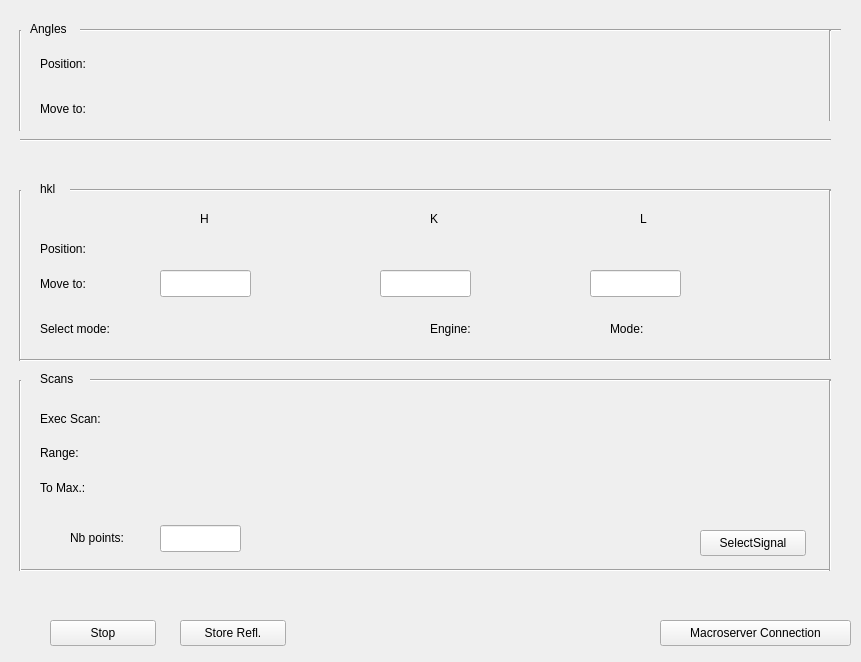
<?xml version="1.0" encoding="UTF-8"?>
<ui version="4.0">
 <class>DiffractometerAlignment</class>
 <widget class="TaurusWidget" name="DiffractometerAlignment">
  <property name="geometry">
   <rect>
    <x>0</x>
    <y>0</y>
    <width>861</width>
    <height>662</height>
   </rect>
  </property>
  <property name="windowTitle">
   <string>Form</string>
  </property>
  <widget class="Line" name="line_2">
   <property name="geometry">
    <rect>
     <x>10</x>
     <y>190</y>
     <width>20</width>
     <height>171</height>
    </rect>
   </property>
   <property name="orientation">
    <enum>Qt::Vertical</enum>
   </property>
  </widget>
  <widget class="Line" name="line_3">
   <property name="geometry">
    <rect>
     <x>70</x>
     <y>180</y>
     <width>761</width>
     <height>20</height>
    </rect>
   </property>
   <property name="orientation">
    <enum>Qt::Horizontal</enum>
   </property>
  </widget>
  <widget class="Line" name="line_4">
   <property name="geometry">
    <rect>
     <x>820</x>
     <y>190</y>
     <width>20</width>
     <height>171</height>
    </rect>
   </property>
   <property name="orientation">
    <enum>Qt::Vertical</enum>
   </property>
  </widget>
  <widget class="QLabel" name="label">
   <property name="geometry">
    <rect>
     <x>40</x>
     <y>180</y>
     <width>31</width>
     <height>17</height>
    </rect>
   </property>
   <property name="text">
    <string>hkl</string>
   </property>
  </widget>
  <widget class="QLabel" name="label_2">
   <property name="geometry">
    <rect>
     <x>40</x>
     <y>240</y>
     <width>61</width>
     <height>17</height>
    </rect>
   </property>
   <property name="text">
    <string>Position:</string>
   </property>
  </widget>
  <widget class="QLabel" name="label_3">
   <property name="geometry">
    <rect>
     <x>200</x>
     <y>210</y>
     <width>16</width>
     <height>17</height>
    </rect>
   </property>
   <property name="text">
    <string>H</string>
   </property>
  </widget>
  <widget class="QLabel" name="label_4">
   <property name="geometry">
    <rect>
     <x>430</x>
     <y>210</y>
     <width>16</width>
     <height>17</height>
    </rect>
   </property>
   <property name="text">
    <string>K</string>
   </property>
  </widget>
  <widget class="QLabel" name="label_5">
   <property name="geometry">
    <rect>
     <x>640</x>
     <y>210</y>
     <width>16</width>
     <height>17</height>
    </rect>
   </property>
   <property name="text">
    <string>L</string>
   </property>
  </widget>
  <widget class="TaurusValueLineEdit" name="taurusValueLineH">
   <property name="geometry">
    <rect>
     <x>160</x>
     <y>270</y>
     <width>91</width>
     <height>27</height>
    </rect>
   </property>
  </widget>
  <widget class="TaurusValueLineEdit" name="taurusValueLineK">
   <property name="geometry">
    <rect>
     <x>380</x>
     <y>270</y>
     <width>91</width>
     <height>27</height>
    </rect>
   </property>
  </widget>
  <widget class="TaurusValueLineEdit" name="taurusValueLineL">
   <property name="geometry">
    <rect>
     <x>590</x>
     <y>270</y>
     <width>91</width>
     <height>27</height>
    </rect>
   </property>
  </widget>
  <widget class="QLabel" name="label_8">
   <property name="geometry">
    <rect>
     <x>30</x>
     <y>20</y>
     <width>111</width>
     <height>17</height>
    </rect>
   </property>
   <property name="text">
    <string>Angles</string>
   </property>
  </widget>
  <widget class="Line" name="line_5">
   <property name="geometry">
    <rect>
     <x>80</x>
     <y>20</y>
     <width>761</width>
     <height>20</height>
    </rect>
   </property>
   <property name="orientation">
    <enum>Qt::Horizontal</enum>
   </property>
  </widget>
  <widget class="Line" name="line_6">
   <property name="geometry">
    <rect>
     <x>10</x>
     <y>30</y>
     <width>20</width>
     <height>101</height>
    </rect>
   </property>
   <property name="orientation">
    <enum>Qt::Vertical</enum>
   </property>
  </widget>
  <widget class="Line" name="line_7">
   <property name="geometry">
    <rect>
     <x>20</x>
     <y>130</y>
     <width>811</width>
     <height>20</height>
    </rect>
   </property>
   <property name="orientation">
    <enum>Qt::Horizontal</enum>
   </property>
  </widget>
  <widget class="Line" name="line_8">
   <property name="geometry">
    <rect>
     <x>820</x>
     <y>30</y>
     <width>20</width>
     <height>91</height>
    </rect>
   </property>
   <property name="orientation">
    <enum>Qt::Vertical</enum>
   </property>
  </widget>
  <widget class="QLabel" name="label_9">
   <property name="geometry">
    <rect>
     <x>40</x>
     <y>275</y>
     <width>61</width>
     <height>17</height>
    </rect>
   </property>
   <property name="text">
    <string>Move to:</string>
   </property>
  </widget>
  <widget class="TaurusLabel" name="taurusLabelValueH">
   <property name="geometry">
    <rect>
     <x>170</x>
     <y>240</y>
     <width>81</width>
     <height>19</height>
    </rect>
   </property>
  </widget>
  <widget class="TaurusLabel" name="taurusLabelValueK">
   <property name="geometry">
    <rect>
     <x>390</x>
     <y>240</y>
     <width>81</width>
     <height>19</height>
    </rect>
   </property>
  </widget>
  <widget class="TaurusLabel" name="taurusLabelValueL">
   <property name="geometry">
    <rect>
     <x>600</x>
     <y>240</y>
     <width>81</width>
     <height>19</height>
    </rect>
   </property>
  </widget>
  <widget class="QLabel" name="label_10">
   <property name="geometry">
    <rect>
     <x>40</x>
     <y>370</y>
     <width>111</width>
     <height>17</height>
    </rect>
   </property>
   <property name="text">
    <string>Scans</string>
   </property>
  </widget>
  <widget class="Line" name="line_9">
   <property name="geometry">
    <rect>
     <x>90</x>
     <y>370</y>
     <width>741</width>
     <height>20</height>
    </rect>
   </property>
   <property name="orientation">
    <enum>Qt::Horizontal</enum>
   </property>
  </widget>
  <widget class="Line" name="line_10">
   <property name="geometry">
    <rect>
     <x>20</x>
     <y>560</y>
     <width>811</width>
     <height>20</height>
    </rect>
   </property>
   <property name="orientation">
    <enum>Qt::Horizontal</enum>
   </property>
  </widget>
  <widget class="Line" name="line_11">
   <property name="geometry">
    <rect>
     <x>10</x>
     <y>380</y>
     <width>20</width>
     <height>191</height>
    </rect>
   </property>
   <property name="orientation">
    <enum>Qt::Vertical</enum>
   </property>
  </widget>
  <widget class="Line" name="line_12">
   <property name="geometry">
    <rect>
     <x>820</x>
     <y>380</y>
     <width>20</width>
     <height>191</height>
    </rect>
   </property>
   <property name="orientation">
    <enum>Qt::Vertical</enum>
   </property>
  </widget>
  <widget class="QLabel" name="label_13">
   <property name="geometry">
    <rect>
     <x>610</x>
     <y>320</y>
     <width>41</width>
     <height>17</height>
    </rect>
   </property>
   <property name="text">
    <string>Mode:</string>
   </property>
  </widget>
  <widget class="QLabel" name="label_14">
   <property name="geometry">
    <rect>
     <x>430</x>
     <y>320</y>
     <width>61</width>
     <height>17</height>
    </rect>
   </property>
   <property name="text">
    <string>Engine:</string>
   </property>
  </widget>
  <widget class="TaurusLabel" name="taurusLabelEngine">
   <property name="geometry">
    <rect>
     <x>490</x>
     <y>320</y>
     <width>91</width>
     <height>19</height>
    </rect>
   </property>
  </widget>
  <widget class="TaurusLabel" name="taurusLabelEngineMode">
   <property name="geometry">
    <rect>
     <x>660</x>
     <y>320</y>
     <width>161</width>
     <height>19</height>
    </rect>
   </property>
  </widget>
  <widget class="QLabel" name="label_15">
   <property name="geometry">
    <rect>
     <x>40</x>
     <y>320</y>
     <width>91</width>
     <height>17</height>
    </rect>
   </property>
   <property name="text">
    <string>Select mode:</string>
   </property>
  </widget>
  <widget class="QPushButton" name="AlignmentStopButton">
   <property name="geometry">
    <rect>
     <x>50</x>
     <y>620</y>
     <width>106</width>
     <height>26</height>
    </rect>
   </property>
   <property name="text">
    <string>Stop</string>
   </property>
  </widget>
  <widget class="QPushButton" name="MacroServerConnectionButton">
   <property name="geometry">
    <rect>
     <x>660</x>
     <y>620</y>
     <width>191</width>
     <height>26</height>
    </rect>
   </property>
   <property name="text">
    <string>Macroserver Connection</string>
   </property>
  </widget>
  <widget class="Line" name="line_13">
   <property name="geometry">
    <rect>
     <x>20</x>
     <y>350</y>
     <width>811</width>
     <height>20</height>
    </rect>
   </property>
   <property name="orientation">
    <enum>Qt::Horizontal</enum>
   </property>
  </widget>
  <widget class="QLabel" name="label_6">
   <property name="geometry">
    <rect>
     <x>40</x>
     <y>55</y>
     <width>61</width>
     <height>17</height>
    </rect>
   </property>
   <property name="text">
    <string>Position:</string>
   </property>
  </widget>
  <widget class="QLabel" name="label_16">
   <property name="geometry">
    <rect>
     <x>40</x>
     <y>100</y>
     <width>61</width>
     <height>17</height>
    </rect>
   </property>
   <property name="text">
    <string>Move to:</string>
   </property>
  </widget>
  <widget class="QPushButton" name="AlignmentStoreReflectionButton">
   <property name="geometry">
    <rect>
     <x>180</x>
     <y>620</y>
     <width>106</width>
     <height>26</height>
    </rect>
   </property>
   <property name="text">
    <string>Store Refl.</string>
   </property>
  </widget>
  <widget class="QLabel" name="label_execscan">
   <property name="geometry">
    <rect>
     <x>40</x>
     <y>410</y>
     <width>81</width>
     <height>17</height>
    </rect>
   </property>
   <property name="text">
    <string>Exec Scan:</string>
   </property>
  </widget>
  <widget class="QLabel" name="label_range">
   <property name="geometry">
    <rect>
     <x>40</x>
     <y>445</y>
     <width>51</width>
     <height>16</height>
    </rect>
   </property>
   <property name="text">
    <string>Range:</string>
   </property>
  </widget>
  <widget class="QLabel" name="label_tomax">
   <property name="geometry">
    <rect>
     <x>40</x>
     <y>480</y>
     <width>61</width>
     <height>16</height>
    </rect>
   </property>
   <property name="text">
    <string>To Max.:</string>
   </property>
  </widget>
  <widget class="QLabel" name="label_nbpoints">
   <property name="geometry">
    <rect>
     <x>70</x>
     <y>530</y>
     <width>71</width>
     <height>16</height>
    </rect>
   </property>
   <property name="text">
    <string>Nb points:</string>
   </property>
  </widget>
  <widget class="QLineEdit" name="NbPointslineEdit">
   <property name="geometry">
    <rect>
     <x>160</x>
     <y>525</y>
     <width>81</width>
     <height>27</height>
    </rect>
   </property>
   <property name="layoutDirection">
    <enum>Qt::RightToLeft</enum>
   </property>
  </widget>
  <widget class="QPushButton" name="SelectSignalButton">
   <property name="geometry">
    <rect>
     <x>700</x>
     <y>530</y>
     <width>106</width>
     <height>26</height>
    </rect>
   </property>
   <property name="text">
    <string>SelectSignal</string>
   </property>
  </widget>
 </widget>
 <customwidgets>
  <customwidget>
   <class>TaurusWidget</class>
   <extends>QWidget</extends>
   <header>taurus.qt.qtgui.container</header>
   <container>1</container>
  </customwidget>
  <customwidget>
   <class>TaurusLabel</class>
   <extends>QLabel</extends>
   <header>taurus.qt.qtgui.display</header>
  </customwidget>
  <customwidget>
   <class>TaurusValueLineEdit</class>
   <extends>QLineEdit</extends>
   <header>taurus.qt.qtgui.input</header>
  </customwidget>
 </customwidgets>
 <resources/>
 <connections/>
</ui>
